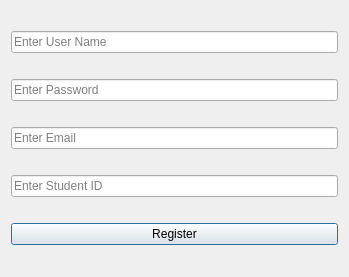
<?xml version="1.0" encoding="UTF-8"?>
<ui version="4.0">
 <class>RegisterWindow</class>
 <widget class="QDialog" name="RegisterWindow">
  <property name="geometry">
   <rect>
    <x>0</x>
    <y>0</y>
    <width>349</width>
    <height>277</height>
   </rect>
  </property>
  <property name="windowTitle">
   <string>Dialog</string>
  </property>
  <layout class="QGridLayout" name="gridLayout">
   <item row="0" column="0">
    <widget class="QLineEdit" name="lineEdit_Username">
     <property name="text">
      <string/>
     </property>
     <property name="placeholderText">
      <string>Enter User Name</string>
     </property>
    </widget>
   </item>
   <item row="3" column="0">
    <widget class="QLineEdit" name="lineEdit_Email">
     <property name="text">
      <string/>
     </property>
     <property name="placeholderText">
      <string>Enter Email</string>
     </property>
    </widget>
   </item>
   <item row="1" column="0">
    <widget class="QLineEdit" name="lineEdit_Password">
     <property name="text">
      <string/>
     </property>
     <property name="echoMode">
      <enum>QLineEdit::EchoMode::Password</enum>
     </property>
     <property name="placeholderText">
      <string>Enter Password</string>
     </property>
    </widget>
   </item>
   <item row="7" column="0">
    <widget class="QPushButton" name="pushButton_Submit">
     <property name="text">
      <string>Register</string>
     </property>
    </widget>
   </item>
   <item row="5" column="0">
    <widget class="QLineEdit" name="lineEdit_StudentID">
     <property name="text">
      <string/>
     </property>
     <property name="placeholderText">
      <string>Enter Student ID</string>
     </property>
    </widget>
   </item>
  </layout>
 </widget>
 <tabstops>
  <tabstop>lineEdit_Username</tabstop>
  <tabstop>lineEdit_Password</tabstop>
  <tabstop>lineEdit_Email</tabstop>
  <tabstop>lineEdit_StudentID</tabstop>
  <tabstop>pushButton_Submit</tabstop>
 </tabstops>
 <resources/>
 <connections/>
</ui>
